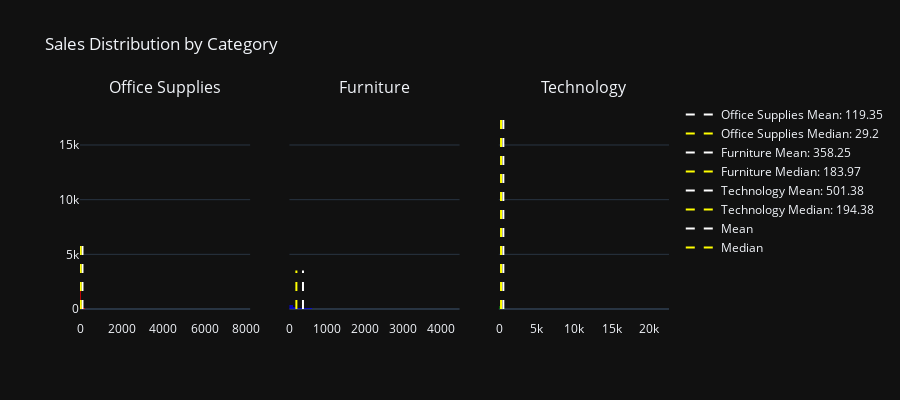

Here is the notebook cell this chart was saved with:
### Code cell
import pandas as pd
import plotly.graph_objects as go
from plotly.subplots import make_subplots

# Load the dataset
file_path = 'C:\\Users\\loydt\\Downloads\\Projects\\Superstore Sales Dataset.xlsx'
data = pd.read_excel(file_path)

# Filter the big four states generating higher sales
states_of_interest = ['Washington', 'California', 'New York', 'Florida', 'Pennsylvania']
state = data[data['State'].isin(states_of_interest)]

# Extracting columns to explore market insights
high_sales_states = state[['Segment', 'State', 'City', 'Region', 'Ship Mode', 'Order Date', 'Category', 'Sub-Category', 'Product Name', 'Sales']]

# Calculate mean, median, max, and min sales for each category
mean_sales = high_sales_states.groupby('Category')['Sales'].mean().reset_index()
median_sales = high_sales_states.groupby('Category')['Sales'].median().reset_index()
max_sales = high_sales_states.groupby('Category')['Sales'].max().reset_index()
min_sales = high_sales_states.groupby('Category')['Sales'].min().reset_index()

# Create subplots
categories = high_sales_states['Category'].unique()
fig = make_subplots(rows=1, cols=len(categories), shared_yaxes=True, 
                    subplot_titles=categories)

# Colors for different categories
colors = ['red', 'blue', 'green']

# Add histograms for each category in a separate subplot
for i, category in enumerate(categories):
    category_data = high_sales_states[high_sales_states['Category'] == category]
    
    # Create histogram for the specific category
    fig.add_trace(
        go.Histogram(x=category_data['Sales'], name=category, 
                     opacity=0.7, marker_color=colors[i], 
                     showlegend=False),
        row=1, col=i + 1
    )

    # Calculate mean, median, max, and min values
    mean_value = mean_sales[mean_sales['Category'] == category]['Sales'].values[0]
    median_value = median_sales[median_sales['Category'] == category]['Sales'].values[0]
    max_value = max_sales[max_sales['Category'] == category]['Sales'].values[0]
    min_value = min_sales[min_sales['Category'] == category]['Sales'].values[0]
    
    # Add mean line (as Scatter trace for hover information)
    fig.add_trace(go.Scatter(
        x=[mean_value, mean_value],
        y=[0, category_data['Sales'].max() * 0.8],
        mode='lines',
        line=dict(color='white', width=2, dash='dash'),
        name=f'{category} Mean: {round(mean_value, 2)}',
        hoverinfo='text',
        text=f'Mean: {round(mean_value, 2)}'
    ), row=1, col=i + 1)
    
    # Add median line (as Scatter trace for hover information)
    fig.add_trace(go.Scatter(
        x=[median_value, median_value],
        y=[0, category_data['Sales'].max() * 0.8],
        mode='lines',
        line=dict(color='yellow', width=2, dash='dash'),
        name=f'{category} Median: {round(median_value, 2)}',
        hoverinfo='text',
        text=f'Median: {round(median_value, 2)}'
    ), row=1, col=i + 1)

    # Print min, mean, median, and max values for each category
    print(f"Category: {category}")
    print(f" - Min Sales: {round(min_value, 2)}")
    print(f" - Mean Sales: {round(mean_value, 2)}")
    print(f" - Median Sales: {round(median_value, 2)}")
    print(f" - Max Sales: {round(max_value, 2)}\n")

# Update layout
fig.update_layout(
    title_text='Sales Distribution by Category',
    template='plotly_dark',
    height=400,
    showlegend=True
)

# Add legend for mean and median lines
fig.add_trace(go.Scatter(x=[None], y=[None], mode='lines', name='Mean', line=dict(color='white', width=2, dash='dash')))
fig.add_trace(go.Scatter(x=[None], y=[None], mode='lines', name='Median', line=dict(color='yellow', width=2, dash='dash')))

# Show the figure
fig.show()

### Figure 1 — Plotly figure (JSON) as saved in the notebook; plotly's stock layout.template omitted (floating-point values rounded to 4 significant figures; data arrays with more than 128 entries replaced by an {"elided": "..."} marker saying what was removed)
{"data": [{"marker": {"color": "red"}, "name": "Office Supplies", "opacity": 0.7, "showlegend": false, "type": "histogram", "x": {"elided": "2681 float values"}, "xaxis": "x", "yaxis": "y"}, {"hoverinfo": "text", "line": {"color": "white", "dash": "dash", "width": 2}, "mode": "lines", "name": "Office Supplies Mean: 119.35", "text": "Mean: 119.35", "type": "scatter", "x": [119.4, 119.4], "xaxis": "x", "y": [0, 6550.0], "yaxis": "y"}, {"hoverinfo": "text", "line": {"color": "yellow", "dash": "dash", "width": 2}, "mode": "lines", "name": "Office Supplies Median: 29.2", "text": "Median: 29.2", "type": "scatter", "x": [29.2, 29.2], "xaxis": "x", "y": [0, 6550.0], "yaxis": "y"}, {"marker": {"color": "blue"}, "name": "Furniture", "opacity": 0.7, "showlegend": false, "type": "histogram", "x": {"elided": "981 float values"}, "xaxis": "x2", "yaxis": "y2"}, {"hoverinfo": "text", "line": {"color": "white", "dash": "dash", "width": 2}, "mode": "lines", "name": "Furniture Mean: 358.25", "text": "Mean: 358.25", "type": "scatter", "x": [358.3, 358.3], "xaxis": "x2", "y": [0, 3533.0], "yaxis": "y2"}, {"hoverinfo": "text", "line": {"color": "yellow", "dash": "dash", "width": 2}, "mode": "lines", "name": "Furniture Median: 183.97", "text": "Median: 183.97", "type": "scatter", "x": [184.0, 184.0], "xaxis": "x2", "y": [0, 3533.0], "yaxis": "y2"}, {"marker": {"color": "green"}, "name": "Technology", "opacity": 0.7, "showlegend": false, "type": "histogram", "x": {"elided": "840 float values"}, "xaxis": "x3", "yaxis": "y3"}, {"hoverinfo": "text", "line": {"color": "white", "dash": "dash", "width": 2}, "mode": "lines", "name": "Technology Mean: 501.38", "text": "Mean: 501.38", "type": "scatter", "x": [501.4, 501.4], "xaxis": "x3", "y": [0, 18110.0], "yaxis": "y3"}, {"hoverinfo": "text", "line": {"color": "yellow", "dash": "dash", "width": 2}, "mode": "lines", "name": "Technology Median: 194.38", "text": "Median: 194.38", "type": "scatter", "x": [194.4, 194.4], "xaxis": "x3", "y": [0, 18110.0], "yaxis": "y3"}, {"line": {"color": "white", "dash": "dash", "width": 2}, "mode": "lines", "name": "Mean", "type": "scatter", "x": [null], "y": [null]}, {"line": {"color": "yellow", "dash": "dash", "width": 2}, "mode": "lines", "name": "Median", "type": "scatter", "x": [null], "y": [null]}], "layout": {"annotations": [{"font": {"size": 16}, "showarrow": false, "text": "Office Supplies", "x": 0.1444, "xanchor": "center", "xref": "paper", "y": 1, "yanchor": "bottom", "yref": "paper"}, {"font": {"size": 16}, "showarrow": false, "text": "Furniture", "x": 0.5, "xanchor": "center", "xref": "paper", "y": 1, "yanchor": "bottom", "yref": "paper"}, {"font": {"size": 16}, "showarrow": false, "text": "Technology", "x": 0.8556, "xanchor": "center", "xref": "paper", "y": 1, "yanchor": "bottom", "yref": "paper"}], "height": 400, "showlegend": true, "title": {"text": "Sales Distribution by Category"}, "xaxis": {"anchor": "y", "domain": [0, 0.2889]}, "xaxis2": {"anchor": "y2", "domain": [0.3556, 0.6444]}, "xaxis3": {"anchor": "y3", "domain": [0.7111, 1]}, "yaxis": {"anchor": "x", "domain": [0, 1]}, "yaxis2": {"anchor": "x2", "domain": [0, 1], "matches": "y", "showticklabels": false}, "yaxis3": {"anchor": "x3", "domain": [0, 1], "matches": "y", "showticklabels": false}}}
